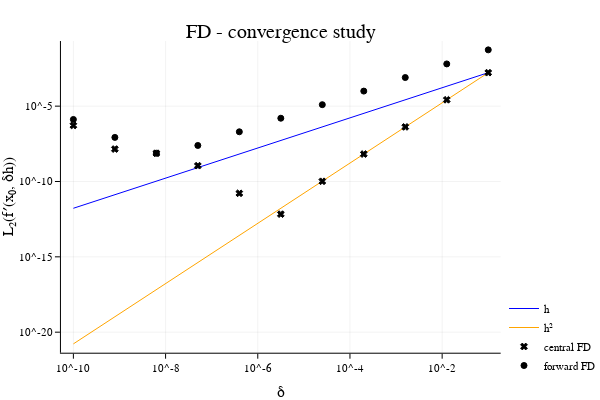

The code cell stored with this chart in its notebook:
### Code cell
plot(dh, 
    hcat(y₁, y₂, rel_error_central_fd, rel_error_forward_fd), # od razu wie, że będzie parę serii 
    title = "FD - convergence study", # tytuł
    label = ["h" "h²" "central FD" "forward FD"], # opisy serii
    color = [:blue :orange :black :black], # colory
    t = [:line :line :scatter :scatter], # typ wykresu
    line = [:solid :solid], # rodzaj linii, tylko dla :line
    marker = [:none :none :xcross :circle], # rodzaj markerów
    markersize = [0 0 3 3],
    lw = 1, # grubość linii
    xaxis=:log, # skala logarytmiczna
    yaxis=:log, # jw.
    xlabel = "δ", # etykieta osi OX; \delta + TAB
    ylabel = "L₂(f′(x₀, δh))", #etykieta osi OY; L\_2 + TAB ( f\prime+TAB x\_0 +TAB, \delta + TAB h))
    grid = true, # siatka
    xtick_direction = :out, # na zewnątrz 
    ytick_direction = :out, # na zewnątrz 
    legend=:bottomright) # położenie legendy

### Figure 1 — Plotly figure (JSON) as saved in the notebook; plotly's stock layout.template omitted (floating-point values rounded to 4 significant figures)
{"data": [{"colorbar": {"title": ""}, "legendgroup": "h", "line": {"color": "rgba(0, 0, 255, 1.000)", "dash": "solid", "shape": "linear", "width": 1}, "mode": "lines", "name": "h", "showlegend": true, "type": "scatter", "x": [1e-10, 7.943e-10, 6.31e-09, 5.012e-08, 3.981e-07, 3.162e-06, 2.512e-05, 0.0001995, 0.001585, 0.01259, 0.1], "xaxis": "x1", "y": [1.669e-12, 1.325e-11, 1.053e-10, 8.363e-10, 6.643e-09, 5.277e-08, 4.191e-07, 3.329e-06, 2.645e-05, 0.0002101, 0.001669], "yaxis": "y1", "zmax": null, "zmin": null}, {"colorbar": {"title": ""}, "legendgroup": "h²", "line": {"color": "rgba(255, 165, 0, 1.000)", "dash": "solid", "shape": "linear", "width": 1}, "mode": "lines", "name": "h²", "showlegend": true, "type": "scatter", "x": [1e-10, 7.943e-10, 6.31e-09, 5.012e-08, 3.981e-07, 3.162e-06, 2.512e-05, 0.0001995, 0.001585, 0.01259, 0.1], "xaxis": "x1", "y": [1.669e-21, 1.053e-19, 6.643e-18, 4.191e-16, 2.645e-14, 1.669e-12, 1.053e-10, 6.643e-09, 4.191e-07, 2.645e-05, 0.001669], "yaxis": "y1", "zmax": null, "zmin": null}, {"colorbar": {"title": ""}, "legendgroup": "central FD", "marker": {"color": "rgba(0, 0, 0, 1.000)", "line": {"color": "rgba(0, 0, 0, 1.000)", "width": 1}, "size": 6, "symbol": "x"}, "mode": "markers", "name": "central FD", "showlegend": true, "type": "scatter", "x": [1e-10, 7.943e-10, 6.31e-09, 5.012e-08, 3.981e-07, 3.162e-06, 2.512e-05, 0.0001995, 0.001585, 0.01259, 0.1], "xaxis": "x1", "y": [5.224e-07, 1.421e-08, 7.504e-09, 1.122e-09, 1.646e-11, 6.8e-13, 1.032e-10, 6.635e-09, 4.186e-07, 2.642e-05, 0.001669], "yaxis": "y1", "zmax": null, "zmin": null}, {"colorbar": {"title": ""}, "legendgroup": "forward FD", "marker": {"color": "rgba(0, 0, 0, 1.000)", "line": {"color": "rgba(0, 0, 0, 1.000)", "width": 1}, "size": 6, "symbol": "circle"}, "mode": "markers", "name": "forward FD", "showlegend": true, "type": "scatter", "x": [1e-10, 7.943e-10, 6.31e-09, 5.012e-08, 3.981e-07, 3.162e-06, 2.512e-05, 0.0001995, 0.001585, 0.01259, 0.1], "xaxis": "x1", "y": [1.307e-06, 8.462e-08, 7.504e-09, 2.462e-08, 1.99e-07, 1.581e-06, 1.256e-05, 9.978e-05, 0.0007935, 0.006361, 0.05443], "yaxis": "y1", "zmax": null, "zmin": null}], "layout": {"annotations": [{"font": {"color": "rgba(0, 0, 0, 1.000)", "family": "sans-serif", "size": 20}, "rotation": 0, "showarrow": false, "text": "FD - convergence study", "x": 0.5572, "xanchor": "center", "xref": "paper", "y": 1, "yanchor": "top", "yref": "paper"}], "height": 400, "legend": {"bgcolor": "rgba(255, 255, 255, 1.000)", "bordercolor": "rgba(0, 0, 0, 1.000)", "font": {"color": "rgba(0, 0, 0, 1.000)", "family": "sans-serif", "size": 11}, "tracegroupgap": 0, "x": 1, "y": 0}, "margin": {"b": 20, "l": 0, "r": 0, "t": 20}, "paper_bgcolor": "rgba(255, 255, 255, 1.000)", "plot_bgcolor": "rgba(255, 255, 255, 1.000)", "showlegend": true, "width": 600, "xaxis": {"anchor": "y1", "domain": [0.1209, 0.9934], "gridcolor": "rgba(0, 0, 0, 0.100)", "gridwidth": 0.5, "linecolor": "rgba(0, 0, 0, 1.000)", "mirror": false, "range": [-10.27, -0.73], "showgrid": true, "showline": true, "showticklabels": true, "tickangle": 0, "tickcolor": "rgb(0, 0, 0)", "tickfont": {"color": "rgba(0, 0, 0, 1.000)", "family": "sans-serif", "size": 11}, "tickmode": "array", "ticks": "outside", "ticktext": ["10^-10", "10^-8", "10^-6", "10^-4", "10^-2"], "tickvals": [1e-10, 1e-08, 1e-06, 0.0001, 0.01], "title": "δ", "titlefont": {"color": "rgba(0, 0, 0, 1.000)", "family": "sans-serif", "size": 15}, "type": "log", "visible": true, "zeroline": false, "zerolinecolor": "rgba(0, 0, 0, 1.000)"}, "yaxis": {"anchor": "x1", "domain": [0.07581, 0.9415], "gridcolor": "rgba(0, 0, 0, 0.100)", "gridwidth": 0.5, "linecolor": "rgba(0, 0, 0, 1.000)", "mirror": false, "range": [-21.36, -0.6787], "showgrid": true, "showline": true, "showticklabels": true, "tickangle": 0, "tickcolor": "rgb(0, 0, 0)", "tickfont": {"color": "rgba(0, 0, 0, 1.000)", "family": "sans-serif", "size": 11}, "tickmode": "array", "ticks": "outside", "ticktext": ["10^-20", "10^-15", "10^-10", "10^-5"], "tickvals": [1e-20, 1e-15, 1e-10, 1e-05], "title": "L₂(f′(x₀, δh))", "titlefont": {"color": "rgba(0, 0, 0, 1.000)", "family": "sans-serif", "size": 15}, "type": "log", "visible": true, "zeroline": false, "zerolinecolor": "rgba(0, 0, 0, 1.000)"}}}
